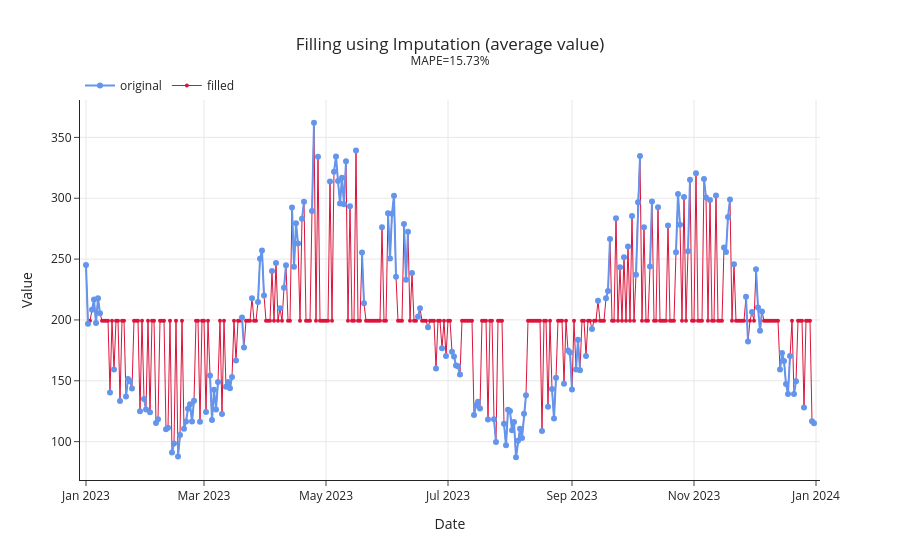

Here is the notebook cell this chart was saved with:
### Code cell
### Plot data ----
score_stats: float = mape(data_stats[["Value"]], data_stats[["Fill"]]) * 100
plot_data(
    data=data_stats,
    date_col="Date",
    missing_col="Missing",
    fill_col="Fill",
    title="Filling using Imputation (average value)",
    subtitle=f"MAPE={score_stats:.2f}%",
    output_file="./images/03_filling_using_imputation.html",
)

### Figure 1 — Plotly figure (JSON) as saved in the notebook; plotly's stock layout.template omitted (floating-point values rounded to 4 significant figures; data arrays with more than 128 entries replaced by an {"elided": "..."} marker saying what was removed)
{"data": [{"hovertemplate": "<extra></extra>", "legendgroup": "", "line": {"color": "#1F77B4", "dash": "solid"}, "marker": {"symbol": "circle"}, "mode": "lines", "name": "", "orientation": "v", "showlegend": false, "type": "scatter", "xaxis": "x", "yaxis": "y"}, {"line": {"color": "crimson", "width": 1}, "marker": {"size": 4}, "mode": "lines+markers", "name": "filled", "type": "scatter", "x": {"elided": "365 str values"}, "y": {"elided": "365 float values"}}, {"line": {"color": "cornflowerblue"}, "mode": "lines+markers", "name": "original", "type": "scatter", "x": {"elided": "365 str values"}, "y": {"elided": "365 float values"}}], "layout": {"legend": {"orientation": "h", "tracegroupgap": 0, "traceorder": "reversed", "x": 0, "xanchor": "left", "y": 1, "yanchor": "bottom"}, "title": {"text": "Filling using Imputation (average value)<br><sup>MAPE=15.73%</sup>", "x": 0.5, "xanchor": "center", "yanchor": "top"}, "xaxis": {"anchor": "y", "domain": [0, 1], "range": ["2022-12-29T00:00:00", "2024-01-03T00:00:00"], "title": {"text": "Date"}}, "yaxis": {"anchor": "x", "domain": [0, 1], "title": {"text": "Value"}}}}
